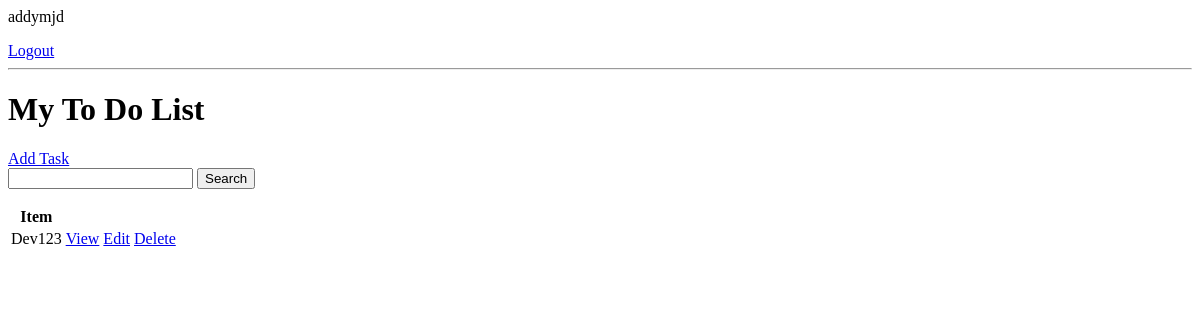
Before: / (signed in) with the older database file.
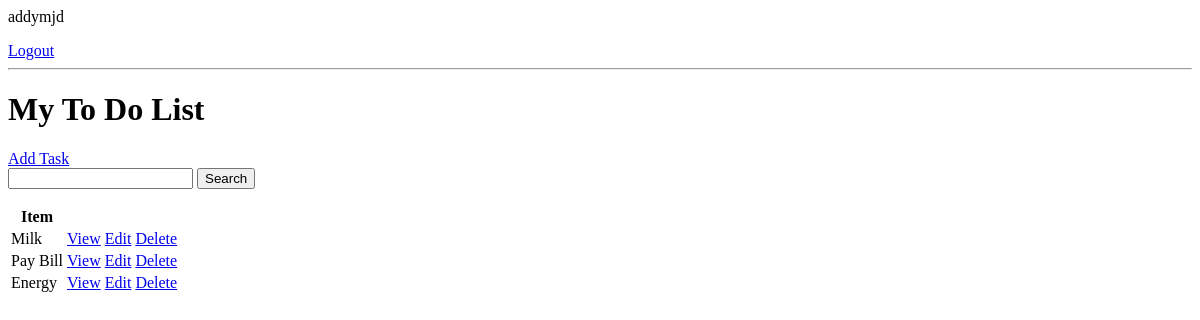
After: the same page with the newer database file.
### useend/models.py (models this page shows, shortened)
class Task(models.Model):
    3
    GENDER_CHOICES = (
    ('H', 'High'),
    ('M', 'Medium'),
    ('L','Low')
    )
    user = models.ForeignKey(User,on_delete=models.CASCADE,null=True,blank=True)
    title = models.CharField(max_length=250)
    description = models.CharField(max_length=250,null=False,blank=False)
    priority = models.CharField(choices=GENDER_CHOICES, max_length=128)
    complete = models.BooleanField(default=False)
    when_created = models.DateTimeField(auto_now_add=True)
    class Meta:
        ordering = ['priority']

### useend/views.py (the view)
# urls.py: path('',TaskList.as_view(),name='tasks'),
class TaskList(LoginRequiredMixin,ListView):
    model = Task
    context_object_name = 'tasks'
    def get_context_data(self, **kwargs):
        context = super().get_context_data(**kwargs)
        context['tasks'] = context['tasks'].filter(user=self.request.user)
        context['count'] = context['tasks'].filter(complete=False).count()
        search_input = self.request.GET.get('search-area') or ''
        if search_input:
            context['tasks'] = context['tasks'].filter(
                title__startswith=search_input)
        context['search_input'] = search_input
        return context

### useend/templates/useend/task_list.html
{% if request.user.is_authenticated %}
    <p>{{request.user}}</p>
    <a href="{% url 'logout' %}">Logout</a>
{% else %}
    <a href="{% url 'login' %}">Login</a>
{% endif %}
<hr>
<h1>My To Do List  </h1>
<a href="{% url 'task-create' %}">Add Task</a>
<form method="GET">
    <input type="text" name="search-area" value="{{search_input}}">
    <input type="submit" value="Search">
</form>
<table>
    <tr>
        <th>Item</th>
        <th></th>
     </tr>
     {% for task in  tasks%}
    <tr>
        <td>{{task.title}}</td>
        <td><a href="{% url 'task' task.id %}">View</a></td>
        <td><a href="{% url 'task-update' task.id %}">Edit</a></td>
        <td><a href="{% url 'task-delete' task.id %}">Delete</a></td>
    </tr>
    {% empty %}
        <h3>No items in the list</h3>
     {% endfor %}
</table>

Changed rows visible on the page:
removed Task: title "Dev123"
added Task: title "Milk"
added Task: title "Pay Bill"
added Task: title "Energy"
